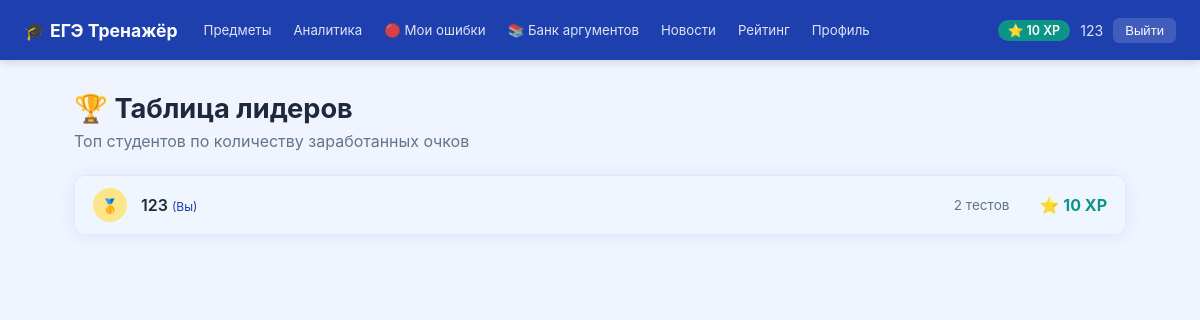
Screenshot of /py/leaderboard (signed in) with the database file from the repository.
### tables this page shows
CREATE TABLE users (
            id INTEGER PRIMARY KEY AUTOINCREMENT,
            name TEXT NOT NULL,
            email TEXT UNIQUE NOT NULL,
            password_hash TEXT NOT NULL,
            xp INTEGER NOT NULL DEFAULT 0,
            tests_completed INTEGER NOT NULL DEFAULT 0,
            created_at TIMESTAMP DEFAULT CURRENT_TIMESTAMP
        );

### app.py (the view)
@app.route('/py/leaderboard')
@login_required
def leaderboard():
    user=get_current_user()
    try:
        cur=get_cursor()
        cur.execute('SELECT id,name,xp,tests_completed FROM users ORDER BY xp DESC LIMIT 20')
        leaders=cur.fetchall()
    except: leaders=[]
    return render_template('leaderboard.html',user=user,leaders=leaders)

### app.py (called while the page is built)
def get_db():
    if 'db' not in g:
        if USE_SQLITE:
            conn = sqlite3.connect(SQLITE_PATH)
            conn.row_factory = sqlite3.Row
            g.db = conn; g.use_sqlite = True
        else:
            conn = psycopg2.connect(DATABASE_URL, cursor_factory=psycopg2.extras.RealDictCursor)
            conn.autocommit = False
            g.db = conn; g.use_sqlite = False
    return g.db

def get_cursor():
    db = get_db()
    cur = db.cursor()
    return SQLiteCursor(cur) if g.get('use_sqlite') else cur

def get_current_user():
    uid = session.get('user_id')
    if not uid: return None
    try:
        cur = get_cursor()
        cur.execute('SELECT id,name,email,xp,tests_completed FROM users WHERE id=%s',(uid,))
        return cur.fetchone()
    except: return None

def login_required(f):
    from functools import wraps
    @wraps(f)
    def decorated(*args, **kwargs):
        if not session.get('user_id'):
            return redirect('/py/login')
        return f(*args, **kwargs)
    return decorated

    def execute(self, sql, params=None):
        has_ret = bool(re.search(r'\bRETURNING\b', sql, re.IGNORECASE))
        if has_ret:
            sql = re.sub(r'\s+RETURNING\s+\w+', '', sql, flags=re.IGNORECASE)
        sql = sql.replace('%s', '?')
        self._cur.execute(sql, params or [])
        self._lastrowid = self._cur.lastrowid
        self._returning = has_ret

    def fetchone(self):
        if getattr(self, '_returning', False):
            return {'id': self._lastrowid}
        row = self._cur.fetchone()
        return dict(row) if row else None

    def fetchall(self):
        return [dict(r) for r in self._cur.fetchall()]

### templates/leaderboard.html (shortened to what this page needs)
{% extends 'base.html' %}
{% block content %}
<div class="container">
  <div class="page-title">🏆 Таблица лидеров</div>
  <div class="page-subtitle">Топ студентов по количеству заработанных очков</div>
  <div class="card" style="padding:0;overflow:hidden">
    {% if leaders %}
    {% for leader in leaders %}
    <div class="leader-row {% if leader.id == user.id %}current-user-row{% endif %}">
      <div class="leader-rank {% if loop.index == 1 %}top1{% elif loop.index == 2 %}top2{% elif loop.index == 3 %}top3{% endif %}">
        {% if loop.index <= 3 %}
          {% if loop.index == 1 %}🥇{% elif loop.index == 2 %}🥈{% else %}🥉{% endif %}
        {% else %}
          {{ loop.index }}
        {% endif %}
      </div>
      <div class="leader-name">
        {{ leader.name }}
        {% if leader.id == user.id %}<span style="font-size:0.75rem;color:var(--primary);font-weight:normal"> (Вы)</span>{% endif %}
      </div>
      <div style="color:var(--text-muted);font-size:0.85rem;margin-right:16px">{{ leader.tests_completed }} тестов</div>
      <div class="leader-xp">⭐ {{ leader.xp }} XP</div>
    </div>
    {% endfor %}
    {% else %}
    <div class="empty-state">
      <div class="icon">🏆</div>
      <div>Станьте первым в рейтинге!</div>
    </div>
    {% endif %}
  </div>
</div>
{% endblock %}

### templates/base.html (shortened to what this page needs)
<!DOCTYPE html>
<html lang="ru">
<head>
  <link rel="stylesheet" href="/py/static/css/style.css">
</head>
<body>
{% if user %}
<nav class="navbar">
  <a href="/py/" class="navbar-brand">🎓 ЕГЭ Тренажёр</a>
  <div class="navbar-links">
    <a href="/py/">Предметы</a>
    <a href="/py/analytics">Аналитика</a>
    <a href="/py/mistakes">🔴 Мои ошибки</a>
    <a href="/py/arguments">📚 Банк аргументов</a>
    <a href="/py/news">Новости</a>
    <a href="/py/leaderboard">Рейтинг</a>
    <a href="/py/profile">Профиль</a>
  </div>
  <div class="navbar-user">
    <span class="xp-badge">⭐ {{ user.xp }} XP</span>
    <span style="color:rgba(255,255,255,0.85);font-size:0.88rem">{{ user.name }}</span>
    <a href="/py/logout"><button class="btn-logout">Выйти</button></a>
  </div>
</nav>
{% endif %}
{% block content %}{% endblock %}
</body>
</html>

### static/css/style.css (style rules this page uses)
:root { --primary: #1e40af; --primary-light: #3b82f6; --primary-dark: #1e3a8a; --secondary: #0d9488; --bg: #f0f4ff; --card: #ffffff; --text: #1e293b; --text-muted: #64748b; --border: #e2e8f0; --success: #16a34a; --error: #dc2626; --warning: #d97706; --radius: 12px; --shadow: 0 2px 16px rgba(30,64,175,0.08); --shadow-hover: 0 8px 32px rgba(30,64,175,0.15); }
* { box-sizing: border-box; margin: 0; padding: 0; }
body { font-family: -apple-system, BlinkMacSystemFont, 'Segoe UI', sans-serif; background: var(--bg); color: var(--text); min-height: 100vh; }
a { color: var(--primary); text-decoration: none; }
.navbar { background: var(--primary); color: white; padding: 0 24px; display: flex; align-items: center; height: 60px; gap: 16px; box-shadow: 0 2px 8px rgba(0,0,0,0.15); position: sticky; top: 0; z-index: 100; }
.navbar-brand { font-size: 1.1rem; font-weight: 700; color: white; display: flex; align-items: center; gap: 8px; text-decoration: none; white-space: nowrap; }
.navbar-links { display: flex; gap: 2px; flex: 1; overflow-x: auto; }
.navbar-links a { color: rgba(255,255,255,0.85); padding: 5px 10px; border-radius: 6px; font-size: 0.83rem; transition: all 0.15s; white-space: nowrap; }
.navbar-user { display: flex; align-items: center; gap: 10px; font-size: 0.85rem; flex-shrink: 0; }
.xp-badge { background: var(--secondary); color: white; padding: 3px 10px; border-radius: 20px; font-weight: 600; font-size: 0.78rem; white-space: nowrap; }
.btn-logout { background: rgba(255,255,255,0.15); color: white; border: none; padding: 5px 12px; border-radius: 6px; cursor: pointer; font-size: 0.82rem; transition: background 0.15s; }
.container { max-width: 1100px; margin: 0 auto; padding: 32px 24px; }
.page-title { font-size: 1.7rem; font-weight: 700; margin-bottom: 6px; }
.page-subtitle { color: var(--text-muted); margin-bottom: 24px; }
.card { background: var(--card); border-radius: var(--radius); box-shadow: var(--shadow); padding: 24px; border: 1px solid var(--border); }
.leader-row { display: flex; align-items: center; gap: 14px; padding: 12px 18px; border-bottom: 1px solid var(--border); transition: background 0.1s; }
.leader-row:last-child { border-bottom: none; }
.leader-rank { width: 34px; height: 34px; border-radius: 50%; background: var(--bg); display: flex; align-items: center; justify-content: center; font-weight: 700; font-size: 0.88rem; flex-shrink: 0; }
.leader-rank.top1 { background: #fde68a; color: #92400e; }
.leader-name { flex: 1; font-weight: 600; }
.leader-xp { color: var(--secondary); font-weight: 700; }
.current-user-row { background: #eff6ff; }

### rows the page displays
users: xp "10", name "123", shows "(Вы)", tests_completed "2"
